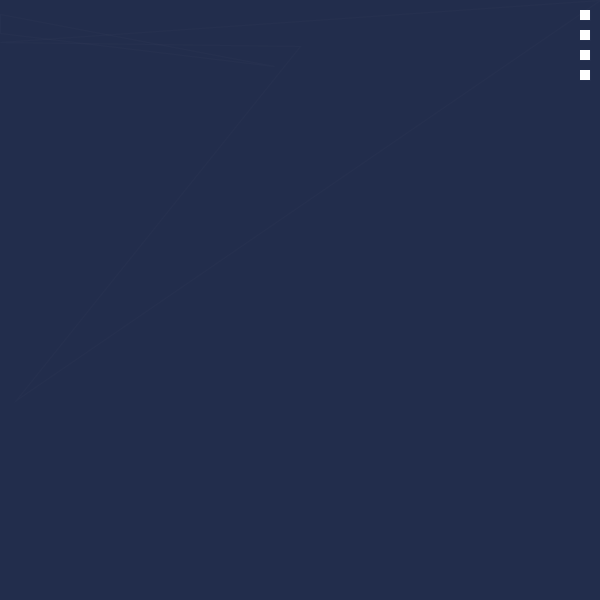
Frame 1 (no input)
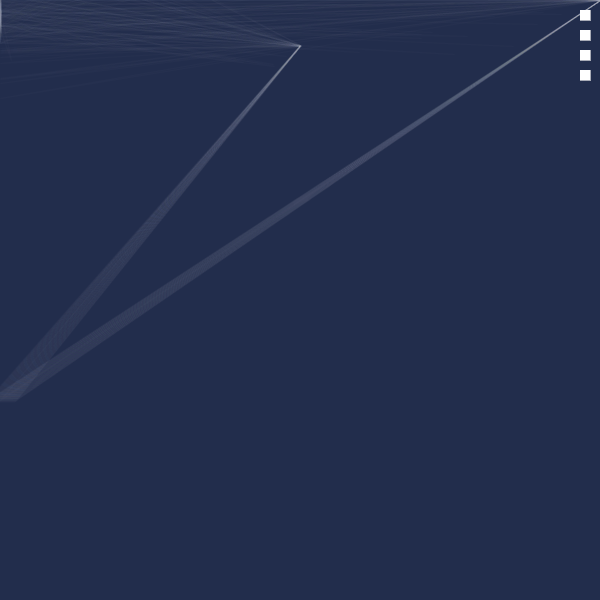
Frame 60 (the mouse pressed at the canvas centre just before this capture)
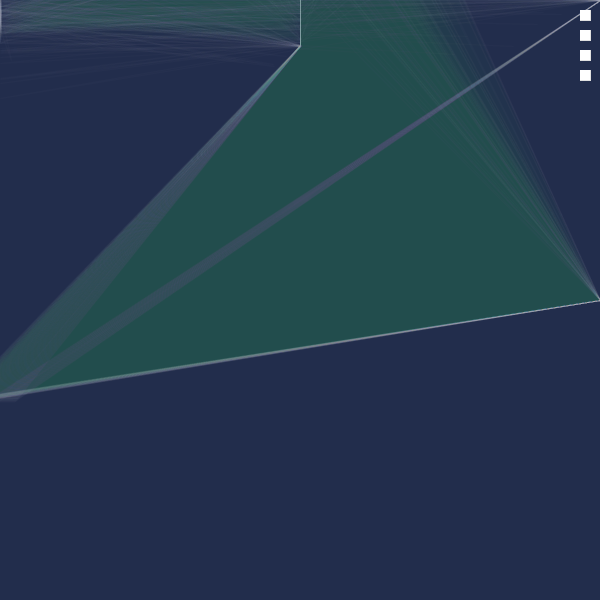
Frame 120 (the mouse held since frame 60 and released just before this capture)

The Processing sketch that drew these frames (run headless with seeded random() and noise(); from frame 60 on, the mouse is pressed at the canvas centre):

// Processing sketch: processing_73955
// ── processing_73955.pde

int sube;
int bla;


void setup() {
 size(600, 600);
  smooth();
  background(34,45,76);
  colorMode(RGB);
  noStroke();
  sube = 45;
  bla = 34;
}


void draw() {
  sube += random(1);
  bla -= 1;
  
  noStroke();
   
  stroke(273,232,232, 4);
  
  if (mousePressed == true) {
    random(243,56);
    fill(54,87,98, 5);
  }
  else {
    fill(250,122,122,.4);
  }
  quad(mouseX, bla*random(5), width/2, sube+random(2), bla/2, 400, 600, mouseY);
  quad(random(2), random(35), mouseY, random(45), random(600), bla*2, mouseX, bla);
 
 //button 1
 {fill(255);
 rect(580, 10, 10, 10);
if(mouseX > 580 && mouseX < 590 && mouseY > 10 && mouseY < 20 && mousePressed) {
  if(mousePressed = true){
    fill(random(600), 100);
    ellipse(random(600), random(600), 4, 4);
  }
}
 }
  
  //button 2
  {fill(255);
  rect(580, 30, 10, 10);
if(mouseX > 580 && mouseX < 590 && mouseY > 30 && mouseY < 40 && mousePressed) {
  if(mousePressed = true){
    fill(random(444),100);
   rect(random(600), random(600), random(10), random(10));
  }
}
  }


// button 3
  {fill(255);
  rect(580, 50, 10, 10);
  if(mouseX > 580 && mouseX < 590 && mouseY > 50 && mouseY < 60 && mousePressed) {
  if(mousePressed = true){
    for(int x = 0; x < 100; x++){
    for(int y = 0; y < 100; y++){
    if(mousePressed){
    fill(222,random(300),223,150);    
    noStroke();
    smooth();
    ellipse(x*10, y*10, 2, 2);
    }
    }
    }
  }
  }
  }
    
//button 4
 {fill(255);
  rect(580, 70, 10, 10);
  if(mouseX > 580 && mouseX < 590 && mouseY > 70 && mouseY < 80 && mousePressed) {
  if(mousePressed = true){
    for(int x = 0; x < 5; x++){
    for(int y = 0; y < 5; y++){
    if(mousePressed){
    fill(255,0,0);    
    fill(random(444));
    smooth();
    fill(255,0,0);
    line(x*random(600), y*random(600), random(600), random(600));
    }
    }
    }
  }
  }
 }
}
